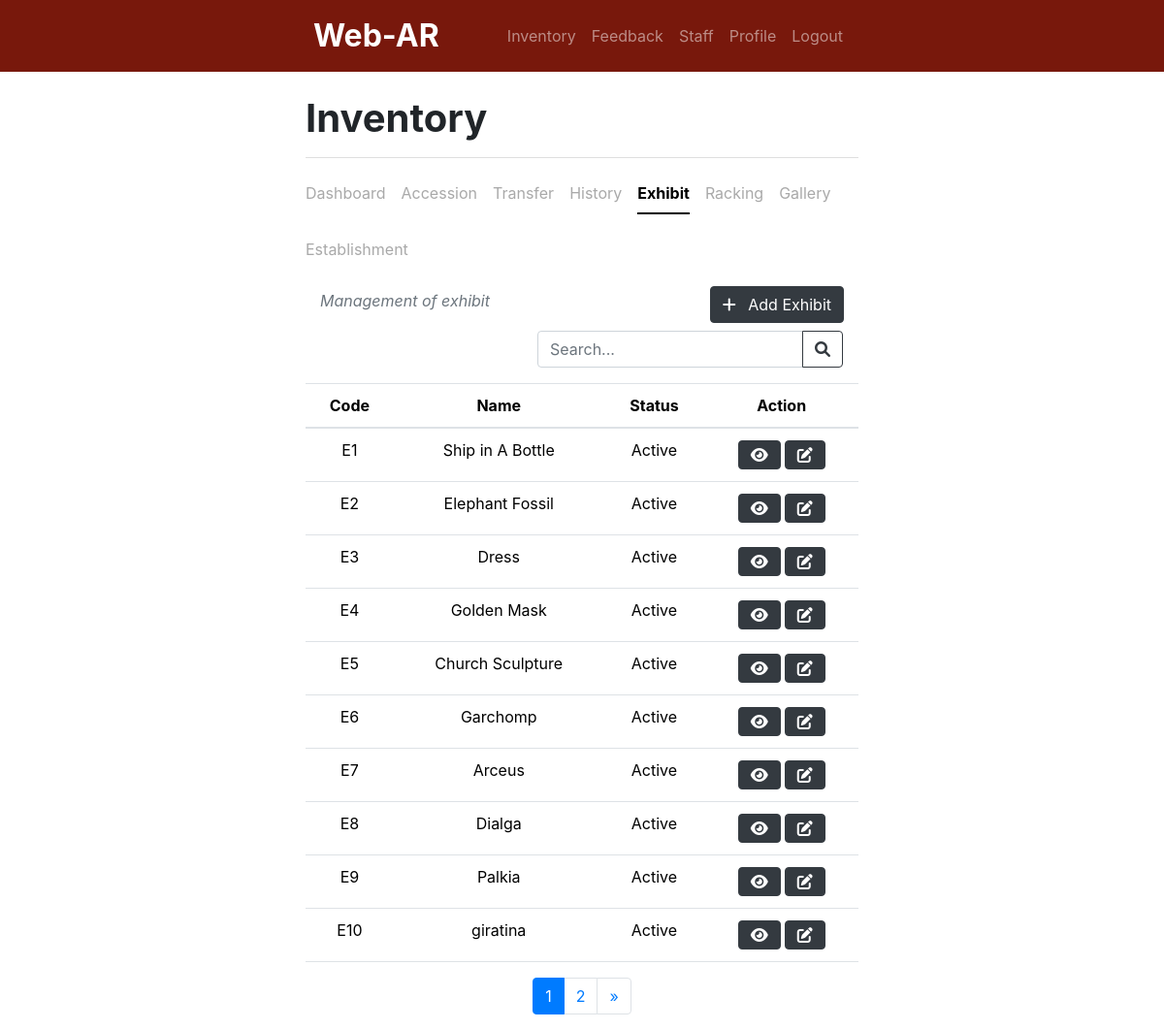
/inventory/exhibits.php (signed in), run on an earlier commit of the app's database.
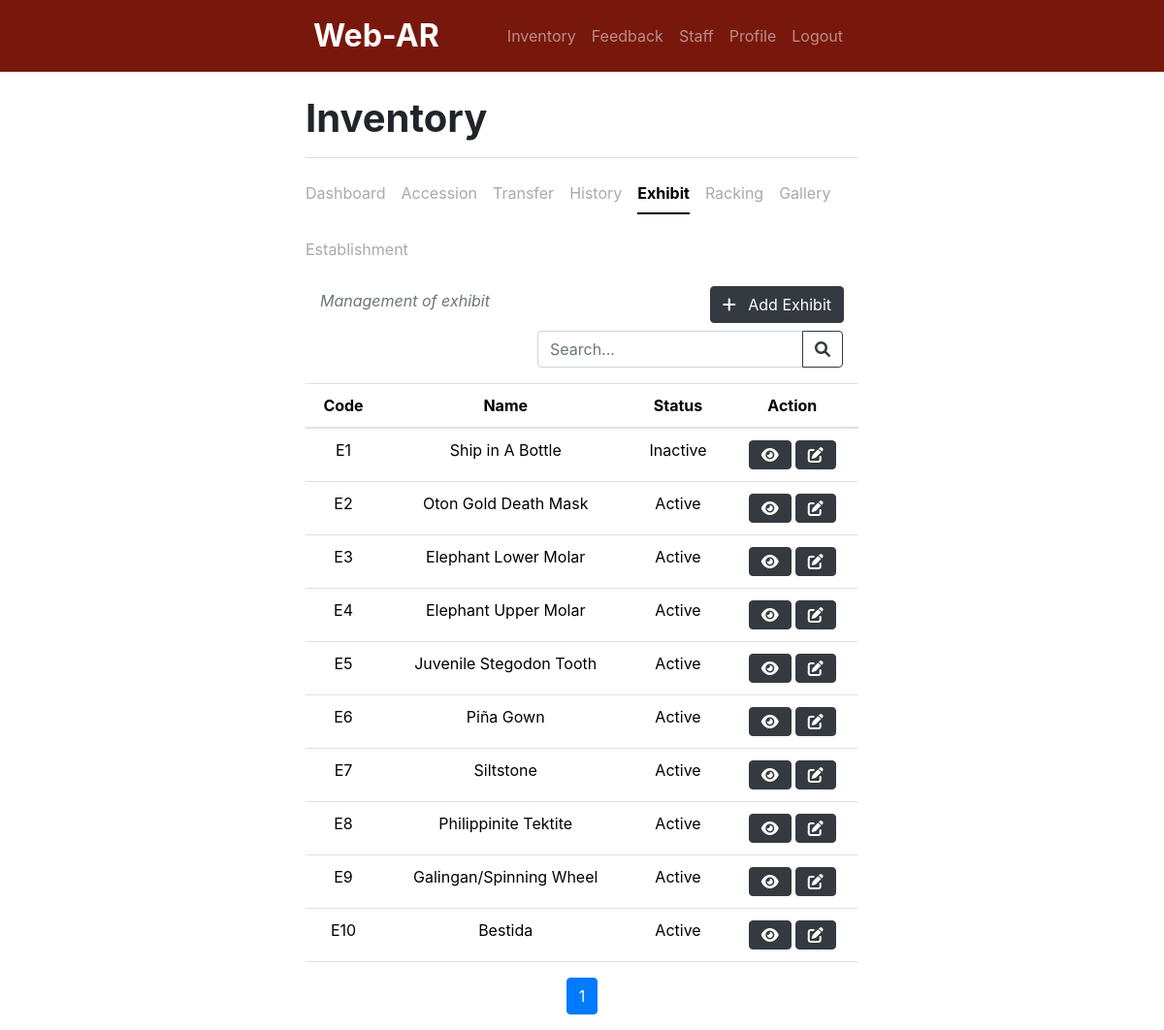
And on a later commit of the database.
### tables this page shows
CREATE TABLE `exhibit` (
  `exhibitID` int(11) NOT NULL,
  `exhibitCode` varchar(20) NOT NULL,
  `exhibitName` text NOT NULL,
  `exhibitInformation` longtext NOT NULL,
  `exhibitModel` longtext NOT NULL,
  `isActive` tinyint(1) NOT NULL DEFAULT 1 COMMENT '1 - active'
);

### inventory/exhibits.php (the view, shortened to what this page needs)
<?php
    include '../header.php';
    include 'navbar.php';
    include '../db_connect.php';
    include 'i_nav.php';
    if (isset($_GET['search'])) {
        $searchTerm = mysqli_real_escape_string($conn, $_GET['search']);
        $q = "SELECT * FROM exhibit WHERE exhibitName LIKE '%$searchTerm%'";
    } else {
        $q = "SELECT * FROM exhibit";
    }
    $r = mysqli_query($conn, $q);
    $itemsPerPage = 10;
    $totalItems = mysqli_num_rows($r);
    $totalPages = ceil($totalItems / $itemsPerPage);
    $currentPage = isset($_GET['page']) ? $_GET['page'] : 1;
    $offset = ($currentPage - 1) * $itemsPerPage;
    if (isset($_GET['search'])) {
        $q = "SELECT * FROM exhibit WHERE exhibitName LIKE '%$searchTerm%' LIMIT $offset, $itemsPerPage";
    } else {
        $q = "SELECT * FROM exhibit LIMIT $offset, $itemsPerPage";
    }
    $r = mysqli_query($conn, $q);
?>
<div class="container w-50">
    <div class="container d-flex justify-content-between align-items-center text-muted fst-italic">
        <p class="text-muted fst-italic">Management of exhibit</p>
        <button class="btn btn-dark mb-2" href="#" data-bs-toggle="modal" data-bs-target="#addExhibitModal" role="button">
            <i class="fa-solid fa-plus"></i>
            <span class="ms-2">Add Exhibit</span>
        </button>
    </div>
    <div class="d-flex justify-content-end mr-3">
        <form action="exhibits.php" method="GET">
            <div class="input-group">
                <input type="text" class="form-control" placeholder="Search..." name="search" value="<?php echo isset($_GET['search']) ? $_GET['search'] : ''; ?>">
                <button class="btn btn-outline-dark" type="submit"><i class="fa-solid fa-magnifying-glass"></i></button>
            </div>
        </form>
    </div>
    <div class="table-responsive">
        <table class="table table-hover">
            <thead class="text-center">
                <tr>
                    <th scope="col">Code</th>
                    <th scope="col">Name</th>
                    <th scope="col">Status</th>
                    <th scope="col">Action</th>
                </tr>
            </thead>
            <tbody>
                <?php
                    while ($row = mysqli_fetch_assoc($r)) {
                        $exhibitCode        = $row['exhibitCode'];
                        $exhibitName        = $row['exhibitName'];
                        $exhibitStatus      = $row['isActive'];
                        $statusText = ($exhibitStatus == 1) ? "Active" : "Inactive";
                        ?>
                    <tr>
                        <td class="text-center"><?php echo $exhibitCode; ?></td>
                        <td class="text-center"><?php echo $exhibitName; ?></td>
                        <td class="text-center"><?php echo $statusText; ?></td>
                        <td>
                            <div class="d-flex justify-content-center align-items-center">
                                <div class="text-center me-1">
                                    <button type="button" class="btn btn-dark" data-bs-toggle="modal" data-bs-target="#viewExhibitModal<?php echo $exhibitCode; ?>">
                                        <div class="d-flex align-items-center">
                                            <i class="fa-solid fa-eye"></i>
                                        </div>
                                    </button>
                                </div>
                                <div class="text-center">
                                    <button type="button" class="btn btn-dark" data-bs-toggle="modal" data-bs-target="#editExhibitModal<?php echo $exhibitCode; ?>">
                                        <div class="d-flex align-items-center">
                                            <i class="fa-solid fa-pen-to-square"></i>
                                        </div>
                                    </button>
                                </div>
                            </div>
                        </td>
                    </tr>
                <?php
                    }
                ?>
            </tbody>
        </table>
    </div>
</div>
<div class="container w-50">
    <nav aria-label="exhibit table page navigation">
        <ul class="pagination justify-content-center">
            <?php for ($page = 1; $page <= $totalPages; $page++) : ?>
                <li class="page-item <?php echo ($page == $currentPage) ? 'active' : ''; ?>">
                    <a class="page-link" href="?page=<?php echo $page; ?>"><?php echo $page; ?></a>
                </li>
            <?php endfor; ?>
            <?php if ($currentPage < $totalPages) : ?>
                <li class="page-item">
                    <a class="page-link" href="?page=<?php echo $currentPage + 1; ?>" aria-label="Next">
                        <span aria-hidden="true">&raquo;</span>
                    </a>
                </li>
            <?php endif; ?>
        </ul>
    </nav>
</div>

What changed in the data, as far as the page shows it:
removed exhibit: exhibitCode "E2", exhibitName "Elephant Fossil", isActive "Active"
removed exhibit: exhibitCode "E3", exhibitName "Dress", isActive "Active"
removed exhibit: exhibitCode "E4", exhibitName "Golden Mask", isActive "Active"
removed exhibit: exhibitCode "E5", exhibitName "Church Sculpture", isActive "Active"
removed exhibit: exhibitCode "E6", exhibitName "Garchomp", isActive "Active"
removed exhibit: exhibitCode "E7", exhibitName "Arceus", isActive "Active"
removed exhibit: exhibitCode "E8", exhibitName "Dialga", isActive "Active"
removed exhibit: exhibitCode "E9", exhibitName "Palkia", isActive "Active"
removed exhibit: exhibitCode "E10", exhibitName "giratina", isActive "Active"
changed exhibit "Ship in A Bottle": isActive "Active" → "Inactive"
added exhibit: exhibitCode "E2", exhibitName "Oton Gold Death Mask", isActive "Active"
added exhibit: exhibitCode "E3", exhibitName "Elephant Lower Molar", isActive "Active"
added exhibit: exhibitCode "E4", exhibitName "Elephant Upper Molar", isActive "Active"
added exhibit: exhibitCode "E5", exhibitName "Juvenile Stegodon Tooth", isActive "Active"
added exhibit: exhibitCode "E6", exhibitName "Piña Gown", isActive "Active"
added exhibit: exhibitCode "E7", exhibitName "Siltstone", isActive "Active"
added exhibit: exhibitCode "E8", exhibitName "Philippinite Tektite", isActive "Active"
added exhibit: exhibitCode "E9", exhibitName "Galingan/Spinning Wheel", isActive "Active"
added exhibit: exhibitCode "E10", exhibitName "Bestida", isActive "Active"
Also different on the page:
list line gone: "2"
